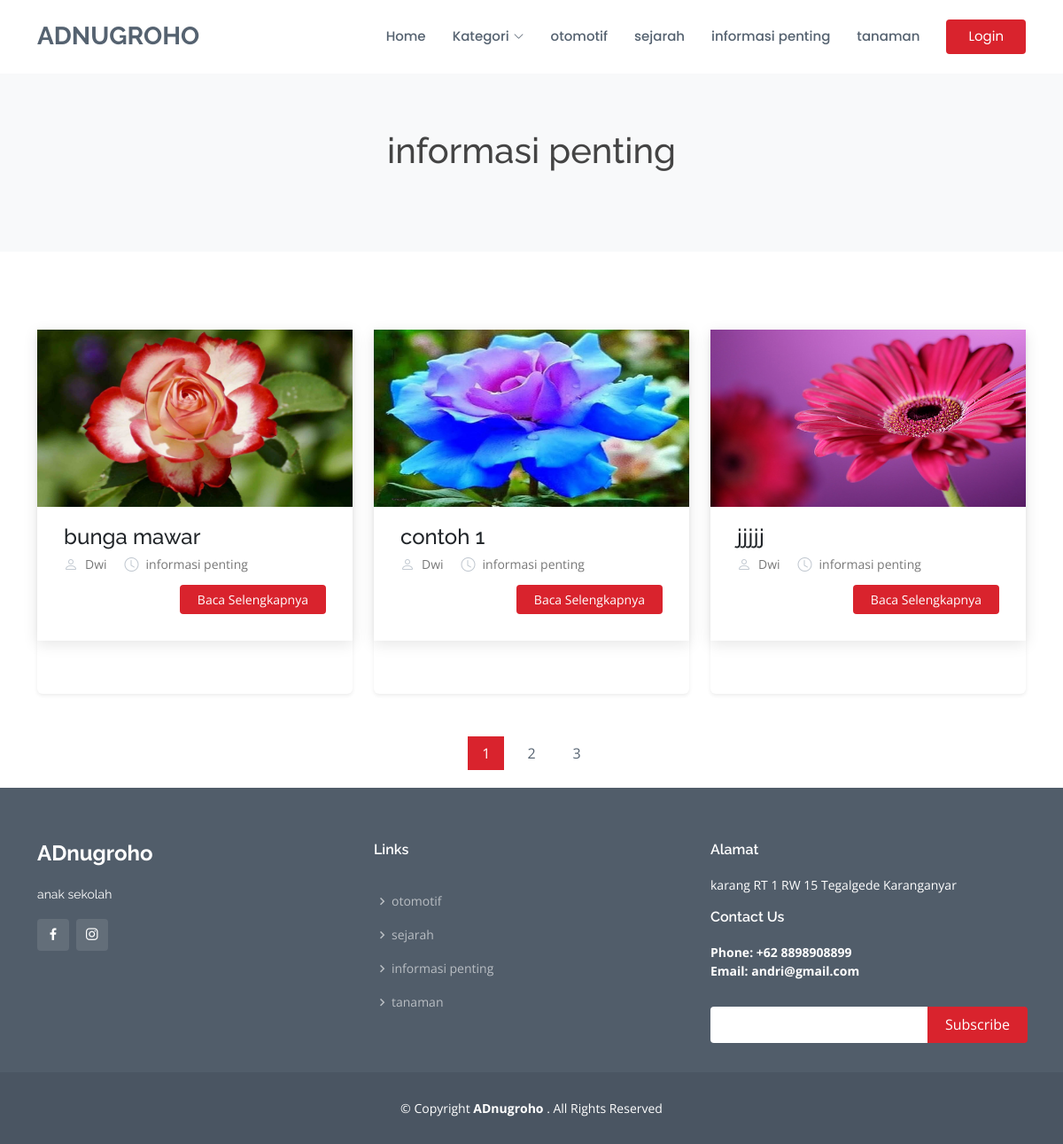
The page /home/kategori/6 on the database its author committed.
### tables this page shows
CREATE TABLE `konfigurasi` (
  `id_konfigurasi` int(11) NOT NULL,
  `judul_website` varchar(200) NOT NULL,
  `profil_website` text NOT NULL,
  `instagram` varchar(100) NOT NULL,
  `facebook` varchar(100) NOT NULL,
  `email` varchar(100) NOT NULL,
  `alamat` varchar(150) NOT NULL,
  `no_wa` varchar(30) NOT NULL
);

CREATE TABLE `kategori` (
  `id_kategori` int(11) NOT NULL,
  `nama_kategori` varchar(200) NOT NULL
);

CREATE TABLE `konten` (
  `id_konten` int(11) NOT NULL,
  `judul` varchar(200) NOT NULL,
  `keterangan` text NOT NULL,
  `foto` varchar(50) NOT NULL,
  `slug` varchar(200) NOT NULL,
  `id_kategori` varchar(20) NOT NULL,
  `tanggal` date NOT NULL,
  `username` varchar(50) NOT NULL
);

CREATE TABLE `user` (
  `id_user` int(11) NOT NULL,
  `username` varchar(100) NOT NULL,
  `nama` varchar(200) NOT NULL,
  `password` varchar(200) NOT NULL,
  `level` varchar(50) NOT NULL
);

### application/controllers/Home.php (called while the page is built, shortened)
<?php
class Home extends CI_Controller {
    public function kategori($id){
        $this->db->from('konfigurasi');
        $konfig = $this->db->get()->row();
        $this->db->from('caraousel');
        $this->db->from('kategori');
        $kategori = $this->db->get()->result_array();
        $this->db->from('konten a');
        $this->db->join('kategori b','a.id_kategori=b.id_kategori','left');
        $this->db->join('user c','a.username=c.username','left');
		$this->db->where('a.id_kategori',$id);
        $konten = $this->db->get()->result_array();
        $this->db->from('kategori');
        $this->db->where('id_kategori',$id);
        $nama_kategori = $this->db->get()->row()->nama_kategori;
        $data = array(
            'judul'      => $nama_kategori.' | Andri',
            'nama_kategori' => $nama_kategori,
            'konfig'     => $konfig,
            'kategori'   => $kategori,
            'konten'     => $konten,
        );
		$this->load->view('kategori', $data);
	}
}

### index.php (called while the page is built, shortened)
<?php
require_once BASEPATH.'core/CodeIgniter.php';

### application/views/kategori.php (the view, shortened to what this page needs)
<!DOCTYPE html>
<html lang="en">
<head>
    <link href="<?= base_url('assets/front/') ?>assets/vendor/animate.css/animate.min.css" rel="stylesheet">
    <link href="<?= base_url('assets/front/') ?>assets/vendor/bootstrap/css/bootstrap.min.css" rel="stylesheet">
    <link href="<?= base_url('assets/front/') ?>assets/vendor/bootstrap-icons/bootstrap-icons.css" rel="stylesheet">
    <link href="<?= base_url('assets/front/') ?>assets/vendor/boxicons/css/boxicons.min.css" rel="stylesheet">
    <link href="<?= base_url('assets/front/') ?>assets/vendor/glightbox/css/glightbox.min.css" rel="stylesheet">
    <link href="<?= base_url('assets/front/') ?>assets/vendor/remixicon/remixicon.css" rel="stylesheet">
    <link href="<?= base_url('assets/front/') ?>assets/vendor/swiper/swiper-bundle.min.css" rel="stylesheet">
    <link href="<?= base_url('assets/front/') ?>assets/css/style.css" rel="stylesheet">
</head>
<body>
    <header id="header" class="fixed-top d-flex align-items-center">
        <div class="container d-flex align-items-center">
            <h1 class="logo me-auto"><a href="index.html">
                    <?= $konfig->judul_website; ?>
                </a></h1>
            <nav id="navbar" class="navbar">
                <ul>
                    <li><a href="<?= base_url() ?>">Home</a></li>
                    <li class="dropdown"><a href="#"><span>Kategori</span> <i class="bi bi-chevron-down"></i></a>
                    </li>
                    <?php foreach ($kategori as $kate) { ?>
                        <li><a href="<?= base_url('home/kategori/' . $kate['id_kategori']) ?>">
                                <?= $kate['nama_kategori'] ?>
                            </a></li>
                    <?php } ?>
                    <li><a href="<?= base_url('auth') ?>" class="getstarted">Login</a></li>
                </ul>
            </nav>
        </div>
    </header>
    <main id="main">
        <section id="breadcrumbs" class="breadcrumbs">
            <div class="container-fluid pt-5">
                <div class="container">
                    <div class="text-center pb-2">
                        <div class="section-title px-5">
                            <h1 class="mb-4">
                                <?= $nama_kategori ?>
                            </h1>
                        </div>
                    </div>
                </div>
            </div>
        </section>
        <section id="blog" class="blog">
            <div class="container-fluid pt-5">
                <div class="container">
                    <div class="row pb-3">
                        <?php foreach ($konten as $uu) { ?>
                            <div class="col-lg-4 mb-4">
                                <div class="card border-0 shadow-sm mb-2">
                                    <article class="entry">
                                        <div class="entry-img">
                                            <img src="<?= base_url('assets/upload/konten/' . $uu['foto']) ?>"
                                                class="img-fluid" style="height: 200px; width: 100%;">
                                        </div>
                                        <h4 class="">
                                            <?= $uu['judul'] ?>
                                        </h4>
                                        <div class="entry-meta">
                                            <ul>
                                                <li class="d-flex align-items-center"><i class="bi bi-person"></i> <a
                                                        href="blog-single.html">
                                                        <?= $uu['nama'] ?>
                                                    </a></li>
                                                <li class="d-flex align-items-center"><i class="bi bi-clock"></i> <a
                                                        href="blog-single.html"><time datetime="2020-01-01">
                                                            <?= $uu['nama_kategori'] ?>
                                                        </time></a>
                                                </li>
                                            </ul>
                                        </div>
                                        <div class="entry-content">
                                            <div class="read-more">
                                                <a href="<?= base_url('home/artikel/' . $uu['slug']) ?>">Baca
                                                    Selengkapnya</a>
                                            </div>
                                        </div>
                                    </article>
                                </div>
                            </div>
                        <?php } ?>
                    </div>
                    <div class="blog-pagination">
                        <ul class="justify-content-center">
                            <li class="active"><a href="#">1</a></li>
                            <li><a href="#">2</a></li>
                            <li><a href="#">3</a></li>
                        </ul>
                    </div>
                </div>
            </div>
        </section>
    </main>
    <footer id="footer">
        <div class="footer-top">
            <div class="container">
                <div class="row">
                    <div class="col-lg-4 col-md-6">
                        <div class="footer-info">
                            <h3>
                                <?= $konfig->judul_website; ?>
                            </h3>
                            <p>
                                <?= $konfig->profil_website; ?>
                            </p>
                            <div class="social-links mt-3">
                                <a href="<?= $konfig->facebook; ?>" class="facebook"><i class="bx bxl-facebook"></i></a>
                                <a href="<?= $konfig->instagram; ?>" class="instagram"><i
                                        class="bx bxl-instagram"></i></a>
                            </div>
                        </div>
                    </div>
                    <div class="col-lg-4 col-md-6 footer-links">
                        <h4>Links</h4>
                        <ul>
                            <li><i class="bx bx-chevron-rht"></i> <a href="<?= base_url() ?>"></a></li>
                            <?php foreach ($kategori as $kate) { ?>
                                <li><i class="bx bx-chevron-right"></i> <a
                                        href="<?= base_url('home/kategori/' . $kate['id_kategori']) ?>">
                                        <?= $kate['nama_kategori'] ?>
                                    </a>
                                <?php } ?>
                        </ul>
                    </div>
                    <div class="col-lg-4 col-md-6 footer-newsletter">
                        <h4>Alamat</h4>
                        <p>
                            <?= $konfig->alamat; ?>
                        </p>
                        <h4>Contact Us</h4>
                        <p>
                            <strong>Phone:
                                <?= $konfig->no_wa; ?>
                            </strong> <br>
                            <strong>Email:
                                <?= $konfig->email; ?>
                            </strong> <br>
                        </p>
                        <form action="" method="post">
                            <input type="email" name="email"><input type="submit" value="Subscribe">
                        </form>
                    </div>
                </div>
            </div>
        </div>
        <div class="container">
            <div class="copyright">
                &copy; Copyright <strong><span>
                        <?= $konfig->judul_website; ?>
                    </span></strong>. All Rights Reserved
            </div>
        </div>
    </footer>
</body>
</html>

### rows shown on the page
konfigurasi: judul_website "ADNUGROHO", judul_website "ADnugroho", profil_website "anak sekolah", alamat "karang RT 1 RW 15 Tegalgede Karanganyar", no_wa "+62 8898908899", email "andri@gmail.com"
kategori: nama_kategori "otomotif"
kategori: nama_kategori "sejarah"
kategori: nama_kategori "informasi penting"
kategori: nama_kategori "tanaman"
konten: foto (picture), judul "bunga mawar", user.nama "Dwi", id_kategori.nama_kategori "informasi penting"
konten: foto (picture), judul "contoh 1", user.nama "Dwi", id_kategori.nama_kategori "informasi penting"
konten: foto (picture), judul "jjjjj", user.nama "Dwi", id_kategori.nama_kategori "informasi penting"

### other values the page prints
$nama_kategori "informasi penting"
